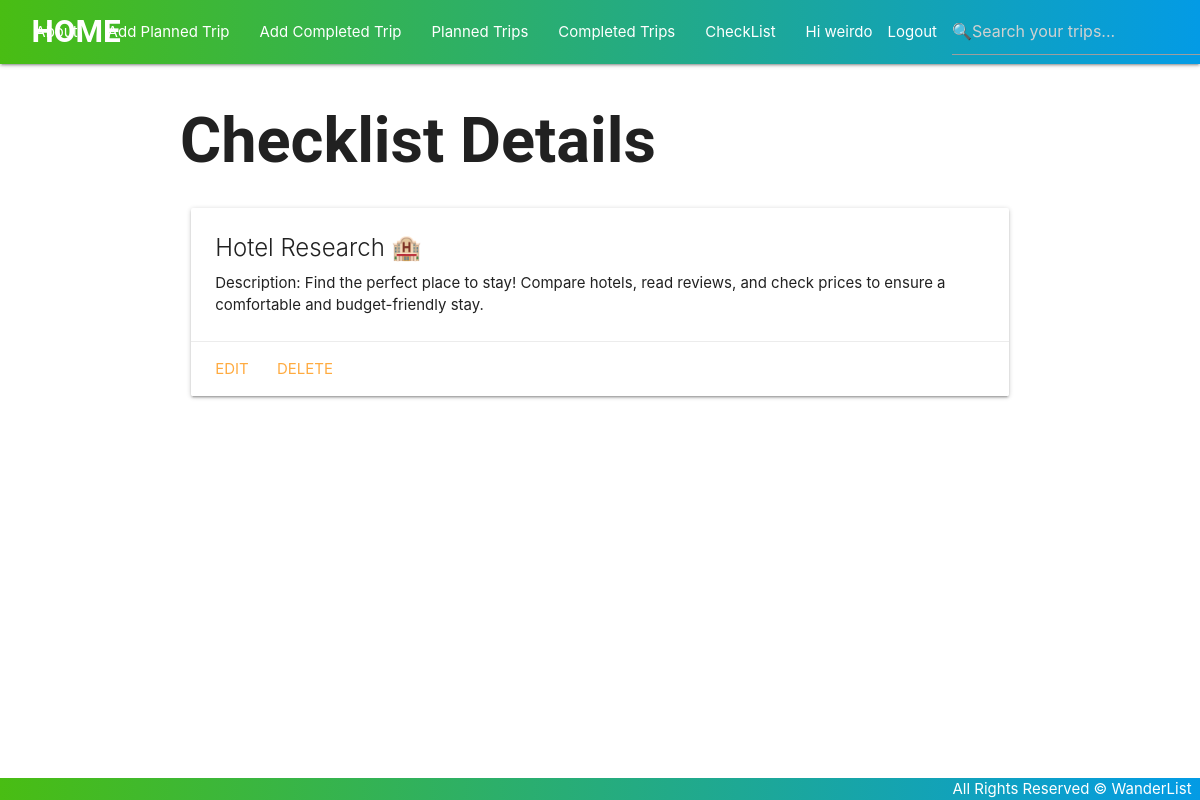
Page /checklists/3/ (signed in) on the committed database.
### main_app/models.py (models this page shows, shortened)
class Checklist(models.Model):
    name = models.CharField(max_length=50)
    description = models.CharField(max_length=250)
    user = models.ForeignKey(User, on_delete=models.CASCADE)
    class Meta:
        app_label = 'main_app'

### main_app/views.py (the view)
# urls.py: path('checklists/<int:pk>/', views.ChecklistDetail.as_view(), name='checklists_detail'),
class ChecklistDetail(LoginRequiredMixin, DetailView):
    model = Checklist

### main_app/templates/main_app/checklist_detail.html
{% extends 'base.html' %}
{% block content %}
<h1>Checklist Details </h1>
<div class="row">
    <div class="col s12 col-offeset-3">
        <div class="card">
            <div class="card-content">
                <span class="card-title">{{ checklist.name }}</span>
                <p>Description: {{ checklist.description }}</p>
            </div>
            <div class="card-action">
                <a href="{% url 'checklists_update' checklist.id %}">Edit</a>
                <a href="{% url 'checklists_delete' checklist.id %}">Delete</a>
            </div>
        </div>
    </div>
</div>
{% endblock %}

### main_app/templates/base.html (shortened to what this page needs)
{% load static %}
<!DOCTYPE html>
<html lang="en">
<head>
    <link rel="stylesheet" href="https://cdnjs.cloudflare.com/ajax/libs/materialize/1.0.0/css/materialize.min.css">
    <link rel="stylesheet" href="{% static '/css/style.css' %}">
</head>
<body>
    <header>
    <div class="navbar-fixed">
        <nav>
            <div class="nav-wrapper">
                <a href="{% url 'home' %}" class="left brand-logo"> &nbsp; &nbsp; HOME</a>
                <ul class="right hide-on-med-and-down">
                    <li><a href="{% url 'about' %}"> About </a></li>
                    {% if user.is_authenticated %}
                    <li><a href="{% url 'planned_trip_create' %}"> Add Planned Trip </a></li>
                    <li><a href="{% url 'completed_trip_create' %}"> Add Completed Trip </a></li>
                    <li><a href="{% url 'planned_trips' %}"> Planned Trips </a></li>
                    <li><a href="{% url 'completed_trips' %}"> Completed Trips </a></li>
                    <li><a class="dropdown-trigger" href="#!" data-target="dropdown1">CheckList</a></li>
                    <li>Hi {{ user.username }}</li>
                    <li><a href="{% url 'logout' %}"> Logout </a> </li>
                    <li>
                        <form method="GET" action="{% url 'search_trips' %}" class="navbar-search">
                            <input type="text" name="query" placeholder="🔍Search your trips...">
                        </form>
                    </li>
                    {% else %}
                    <li><a href="{% url 'signup' %}">Signup</a></li>
                    <li><a href="{% url 'login' %}">Login</a></li>
                    {% endif %}
                </ul>
            </div>
        </nav>
    </div>
    </header>
    <main class="container">
        {% block content %}
        {% endblock %}
    </main>
    <footer class="page-footer custom-footer">
        <div class="right">
            All Rights Reserved &copy; WanderList &nbsp;
        </div>
    </footer>
</body>
</html>

### main_app/static/css/style.css (style rules this page uses)
body { display: flex; min-height: 100vh; flex-direction: column; }
h1, .brand-logo { font-family: 'Roboto', sans-serif; font-weight: bold; }
nav .nav-wrapper { background: linear-gradient(90deg, #49bd13 0%, #039be5 100%); }
main { flex: 1 0 auto; }
footer.page-footer { padding-top: 0; text-align: right; background: linear-gradient(90deg, #49bd13 0%, #039be5 100%); }
.brand-logo { font-family: 'Roboto', sans-serif; font-weight: bold; }
a { color: #26a69a; }

### rows in the picture
Checklist: name "Hotel Research 🏨", description "Find the perfect place to stay! Compare hotels, read reviews, and check prices to ensure a comfortable and budget-friendly stay."

### other values in the picture
{{ user.username }} "weirdo"
